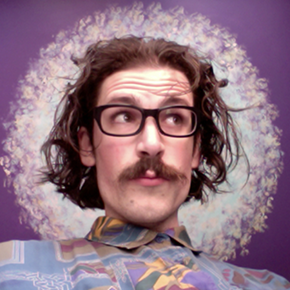
#> input picture Images/MyPic.png, 290 x 290 px, found by its file name
$ python display-histogram-color.py
#> lines starting #> are read from the running program, lines starting #| are printed output that depends on the picture
# File: display-histogram-color.py
import cv2 as cv
from matplotlib import pyplot as plot

image = cv.imread('MyPic.png')
#> image is the input picture: shape (290, 290, 3); mean B, G, R 129.8, 115.2, 144.3
assert image is not None, "file could not be read, check with os.path.exists()"

color = ('b', 'g', 'r')
for i, col in enumerate(color):
    histr = cv.calcHist([image], [i], None, [256], [0, 256])
    plot.plot(histr, color=col)
    plot.xlim([0, 256])
plot.show()
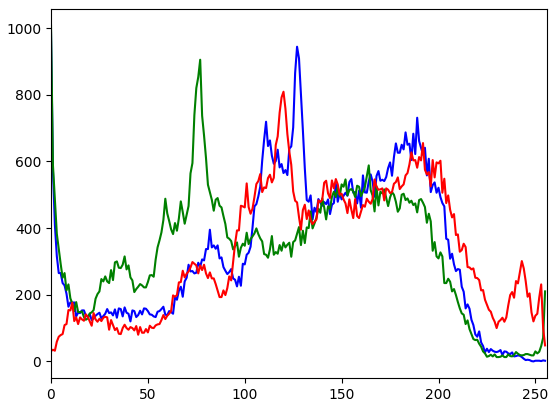
#> figure drawn by matplotlib, 1 panel; curve peaks at x = 0, y = 986; curve peaks at x = 0, y = 1008; curve peaks at x = 120, y = 809

$ run again, with Images/blobs.png copied over Images/MyPic.png
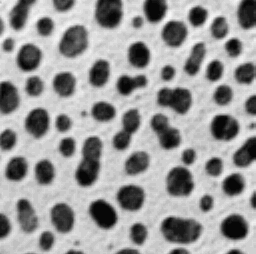
#> input picture Images/blobs.png, 256 x 254 px, found by its file name
#> image is the input picture: shape (254, 256, 3); min 7, max 247, mean 151.7
#> `plot.show()`:
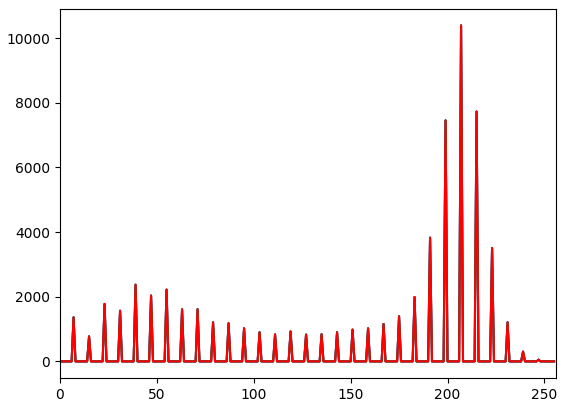
#> figure drawn by matplotlib, 1 panel; curve peaks at x = 207, y = 10396; curve peaks at x = 207, y = 10396; curve peaks at x = 207, y = 10396

$ run again, with Images/boats.png copied over Images/MyPic.png
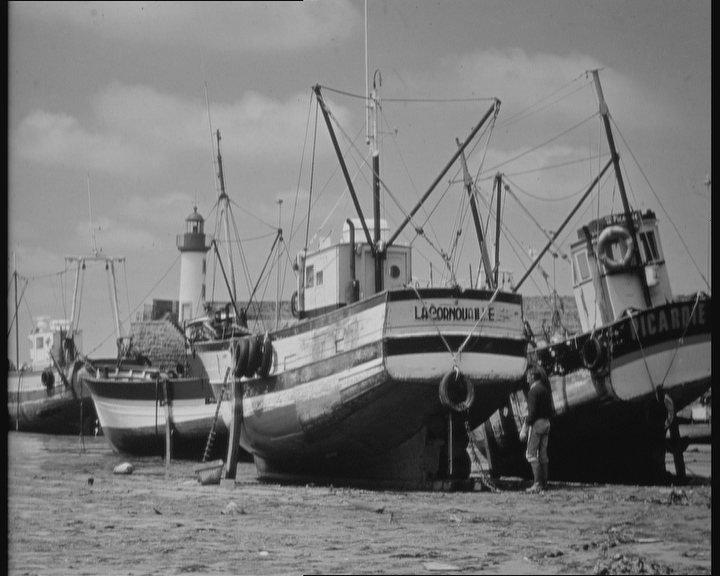
#> input picture Images/boats.png, 720 x 576 px, found by its file name
#> image is the input picture: shape (576, 720, 3); min 3, max 220, mean 120
#> `plot.show()`:
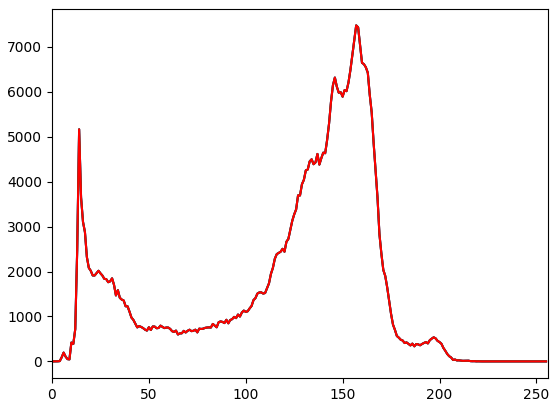
#> figure drawn by matplotlib, 1 panel; curve peaks at x = 157, y = 7480; curve peaks at x = 157, y = 7480; curve peaks at x = 157, y = 7480

$ run again, with Images/bridge.png copied over Images/MyPic.png
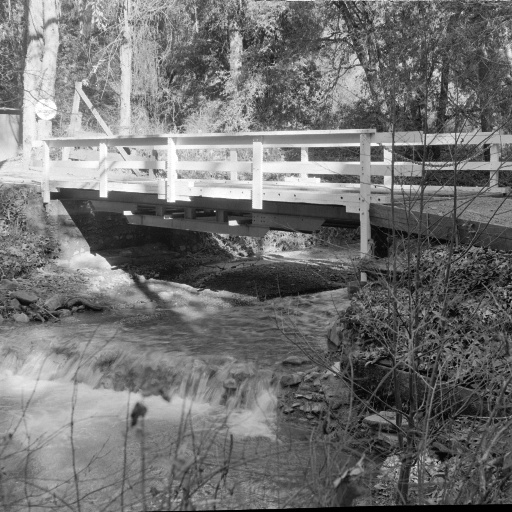
#> input picture Images/bridge.png, 512 x 512 px, found by its file name
#> image is the input picture: shape (512, 512, 3); min 0, max 255, mean 113.8
#> `plot.show()`:
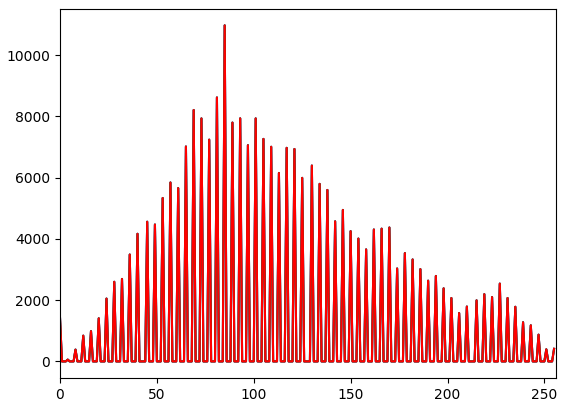
#> figure drawn by matplotlib, 1 panel; curve peaks at x = 85, y = 10970; curve peaks at x = 85, y = 10970; curve peaks at x = 85, y = 10970
